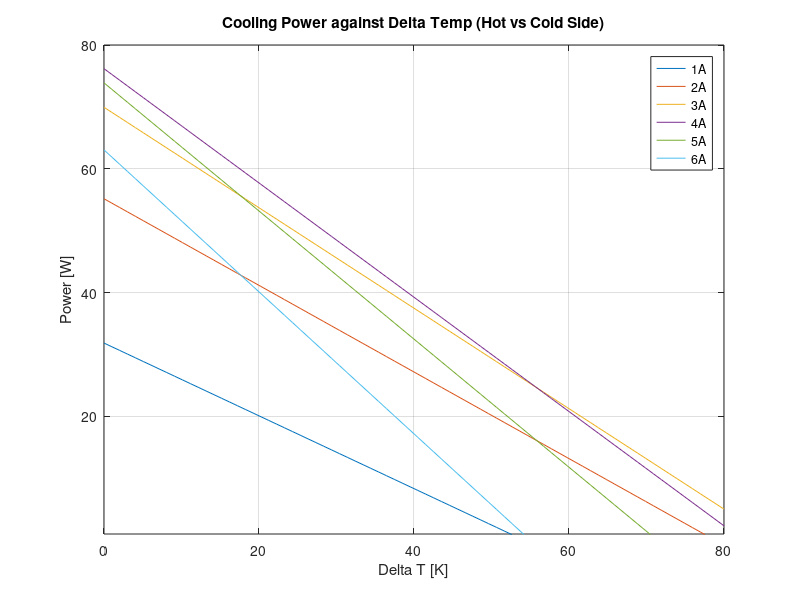

Source code (MATLAB):
%% Properties for calculation

clear global;
clc;clear;

%% Declare variables as global for use in other scripts (bad practice)
global kin_visc_air Cp_air k_air alpha_air Pr_air rho_air 
global R_e_hc R_k_hc alpha_seeback num_semi_cond


%% Properties



% Table C.9 - Bismuth Telluride Peltier element properties (TEC1-12706)
alpha_s_pos = 2.3 * 10^-4;           % V/degC
alpha_s_neg = -2.1 * 10^-4;          % V/degC
rho_e_pos =  10^-5;                   % Ohm-m
rho_e_neg = rho_e_pos;               % Ohm-m
k_bismuth_pos = 1.7;                 % W/mK
k_bismuth_neg = 1.45;                % W/mK
width_semi_cond = 0.00138;            % m (NOT TOO SURE..)
height_semi_cond = 0.0032;           % m
num_semi_cond = 254;                 % 127 couples

alpha_seeback = alpha_s_pos - alpha_s_neg;
R_e_hc = (height_semi_cond/(width_semi_cond^2)) * (rho_e_pos + rho_e_neg);
R_k_hc = 1 / ( num_semi_cond * (width_semi_cond^2/height_semi_cond) * (k_bismuth_pos + k_bismuth_neg) );

%% Plot cooling power against delta T curve

% T_h = 27 + 273.16;
T_h = 50 + 273.16;

delta_T_max = 80;
iters = 80;
delta_T_arr = linspace(0, delta_T_max, iters);
cooling_power_arr_1_amp = zeros(iters, 1);
cooling_power_arr_2_amp = zeros(iters, 1);
cooling_power_arr_3_amp = zeros(iters, 1);
cooling_power_arr_4_amp = zeros(iters, 1);
cooling_power_arr_5_amp = zeros(iters, 1);
cooling_power_arr_6_amp = zeros(iters, 1);




for i = 1:length(delta_T_arr)
    
    T_c = T_h - delta_T_arr(i);
    
    % 1 A
    J_e = 1;
    cooling_power_arr_1_amp(i) = -(num_semi_cond * alpha_seeback * J_e * T_c) + (delta_T_arr(i) / R_k_hc) + (0.5 * num_semi_cond * R_e_hc * J_e^2);
    
    % 2 A
    J_e = 2;
    cooling_power_arr_2_amp(i) = -(num_semi_cond * alpha_seeback * J_e * T_c) + (delta_T_arr(i) / R_k_hc) + (0.5 * num_semi_cond * R_e_hc * J_e^2);
    
    % 3 A
    J_e = 3;
    cooling_power_arr_3_amp(i) = -(num_semi_cond * alpha_seeback * J_e * T_c) + (delta_T_arr(i) / R_k_hc) + (0.5 * num_semi_cond * R_e_hc * J_e^2);
    
    % 4 A
    J_e = 4;
    cooling_power_arr_4_amp(i) = -(num_semi_cond * alpha_seeback * J_e * T_c) + (delta_T_arr(i) / R_k_hc) + (0.5 * num_semi_cond * R_e_hc * J_e^2);
    
    % 5 A
    J_e = 5;
    cooling_power_arr_5_amp(i) = -(num_semi_cond * alpha_seeback * J_e * T_c) + (delta_T_arr(i) / R_k_hc) + (0.5 * num_semi_cond * R_e_hc * J_e^2);
    
    % 6 A
    J_e = 6;
    cooling_power_arr_6_amp(i) = -(num_semi_cond * alpha_seeback * J_e * T_c) + (delta_T_arr(i) / R_k_hc) + (0.5 * num_semi_cond * R_e_hc * J_e^2);
    
end

plot(delta_T_arr, -cooling_power_arr_1_amp, delta_T_arr, -cooling_power_arr_2_amp, delta_T_arr, -cooling_power_arr_3_amp, delta_T_arr, -cooling_power_arr_4_amp, delta_T_arr, -cooling_power_arr_5_amp, delta_T_arr, -cooling_power_arr_6_amp);
title("Cooling Power against Delta Temp (Hot vs Cold Side)");
xlabel("Delta T [K]");
ylabel("Power [W]");
ylim([1,80]);
legend("1A", "2A", "3A", "4A", "5A", "6A", "Location", "NorthEast");
grid on;
